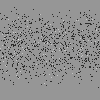
Frame 1 (no input)
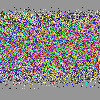
Frame 60 (the mouse pressed at the canvas centre just before this capture)
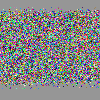
Frame 120 (the mouse held since frame 60 and released just before this capture)

The Processing sketch that drew these frames (run headless with seeded random() and noise(); from frame 60 on, the mouse is pressed at the canvas centre):

// Processing sketch: processing_43761
// ── processing_43761.pde

float x;
float a = 0;
float t = .001;
int m = 0;
void setup(){
  background(150);
  x=width*height;
}
void draw(){
  a++;
  loadPixels();
  switch(m){
    case 0:
    println(0);
      for(float i=0;i<1000;i++){
        pixels[r(i+a/100)] += pixels[r(i*a/100)];
      }break;
    case 1:
      for(float i=0;i<1000;i++){
        pixels[r(i+a/100)] -= pixels[r(i*a/100)];
      }break;
    case 2:
      for(float i=0;i<1000;i++){
        pixels[r(i+a/100)] *= pixels[r(i*a/100)]+t;
      }break;
    case 3:
     for(float i=0;i<1000;i++){
       pixels[r(i+a/100)] /= pixels[r(i*a/100)]+t;
     }break;
    default:break;
  }
  updatePixels();
}

int r(float a){
  return int(noise(a)*x);
}

void keyPressed(){
  if(key=='r'){
    background(150);
    return;
  }else if(key=='x'){
    t+=.001;
    return;
  }else if(key=='z'){
    if(t>0)t-=.001;
    return;
  }
    
  m++;
  m%=4;
}
